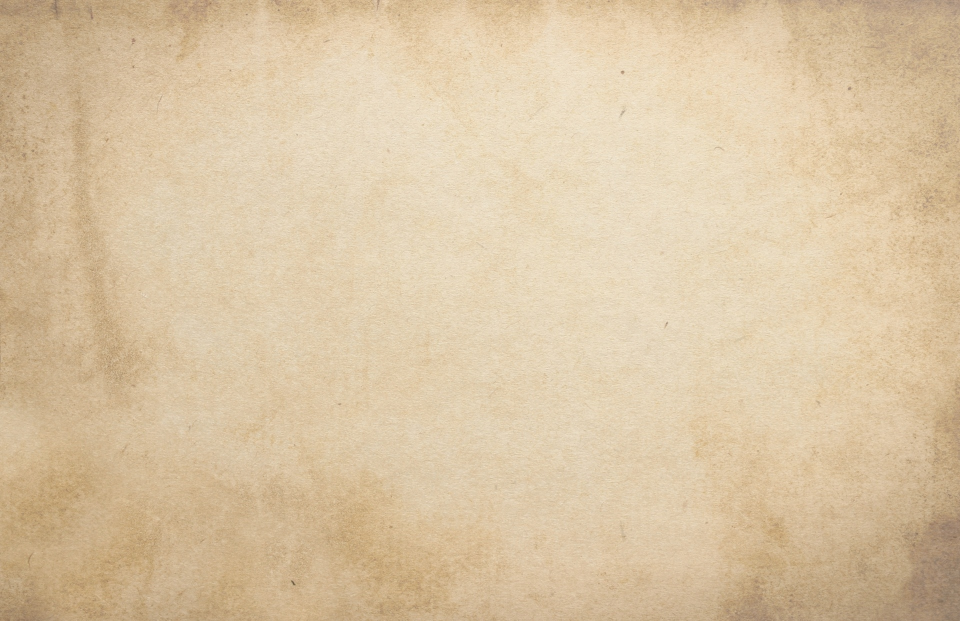
#> input picture assets/ui/paper/source/parchment.jpg, 1920 x 1242 px (shown at 1/2 size)
$ python prepare-ui-assets.py
#> lines starting #> are read from the running program, lines starting #| are printed output that depends on the picture
"""Derive the diary skin from CC0 source art. Run with Pillow installed.
See assets/ui/SOURCES.md for authors, URLs and the source-to-output mapping.
"""
from pathlib import Path
from PIL import Image, ImageOps, ImageEnhance, ImageFilter, ImageDraw, ImageFont

ROOT = Path(__file__).resolve().parents[1]
OUT = ROOT / 'assets/ui/diary'
OUT.mkdir(parents=True, exist_ok=True)

paper = Image.open(ROOT / 'assets/ui/paper/source/parchment.jpg').convert('RGB')
#> paper is the input picture: PIL image 1920x1242 RGB; mean R, G, B 218.1, 196.5, 163.7
paper = ImageOps.fit(paper, (1024, 768))
#> paper: PIL image 1024x768 RGB
paper = Image.blend(paper, ImageOps.colorize(ImageOps.grayscale(paper), '#a18b70', '#f2e8ce'), .55)
paper.save(OUT / 'paper.jpg', quality=91)

original = Image.open(ROOT / 'assets/ui/yd/source/quest-clean.png').convert('RGBA')
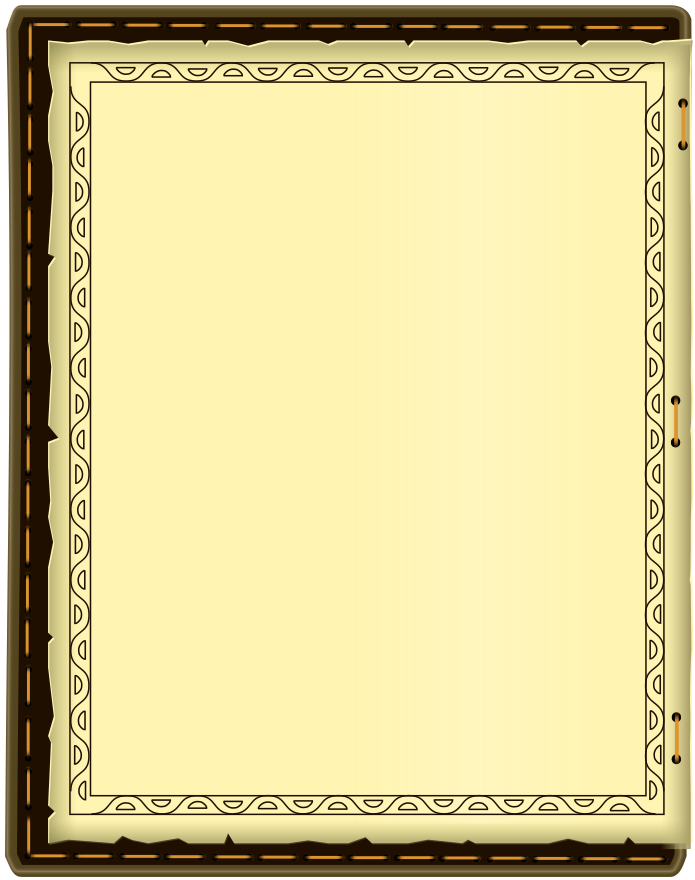
#> input picture assets/ui/yd/source/quest-clean.png, 695 x 880 px
#> original is the input picture: PIL image 695x880 RGBA; mean R, G, B, A 215.1, 203.6, 146.7, 248.6
leather = Image.open(ROOT / 'assets/ui/yd/source/leather-clean.png').convert('RGBA')
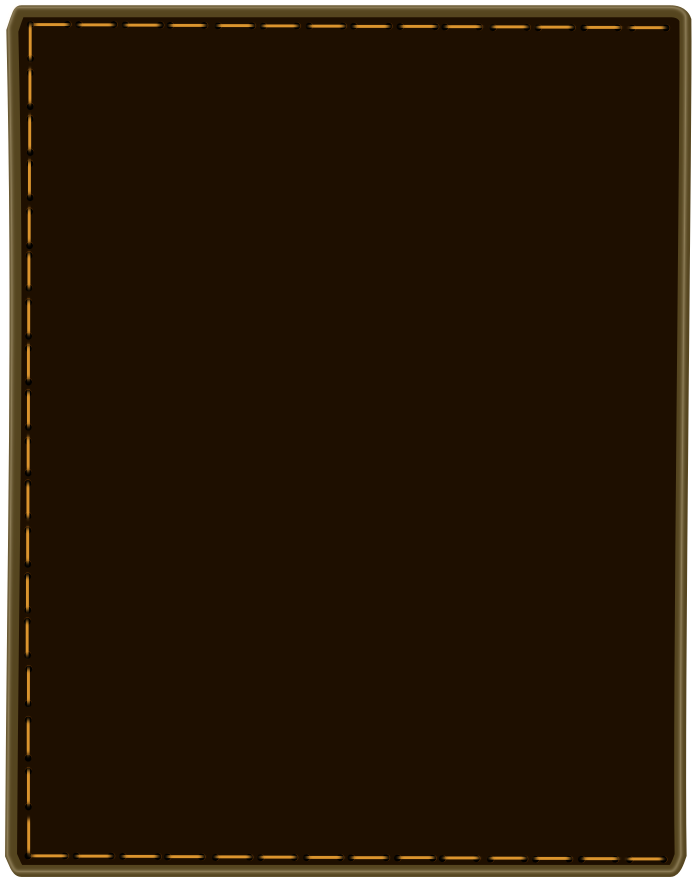
#> input picture assets/ui/yd/source/leather-clean.png, 695 x 880 px
#> leather is the input picture: PIL image 695x880 RGBA; mean R, G, B, A 36.5, 21.4, 4.5, 247.3

def tinted(image, low, high):
#> called with low = '#483b30', high = '#e4d7b7'
    image = image.convert('RGBA')
    result = ImageOps.colorize(ImageOps.grayscale(image), low, high).convert('RGBA')
    result.putalpha(image.getchannel('A'))
    return result

# The original outside frame and inner curled border are retained. Only the
# empty center is transparent so the photographic paper remains visible.
frame = tinted(original, '#483b30', '#e4d7b7')
ImageDraw.Draw(frame).rectangle((91, 91, 616, 788), fill=(0, 0, 0, 0))
frame.save(OUT / 'frame-paper.png')
ink_frame = tinted(leather, '#111d26', '#c5a979')
ImageDraw.Draw(ink_frame).rectangle((45, 44, 648, 832), fill=(0, 0, 0, 0))
ink_frame.save(OUT / 'frame-ink.png')

# Extract the grain from yd's original presentation, then color it as midnight
# leather. Mirroring four quadrants avoids a visible seam at tile boundaries.
grain = Image.open(ROOT / 'assets/ui/yd/source/gui2-preview.png').convert('RGB').crop((1400, 100, 1656, 356))
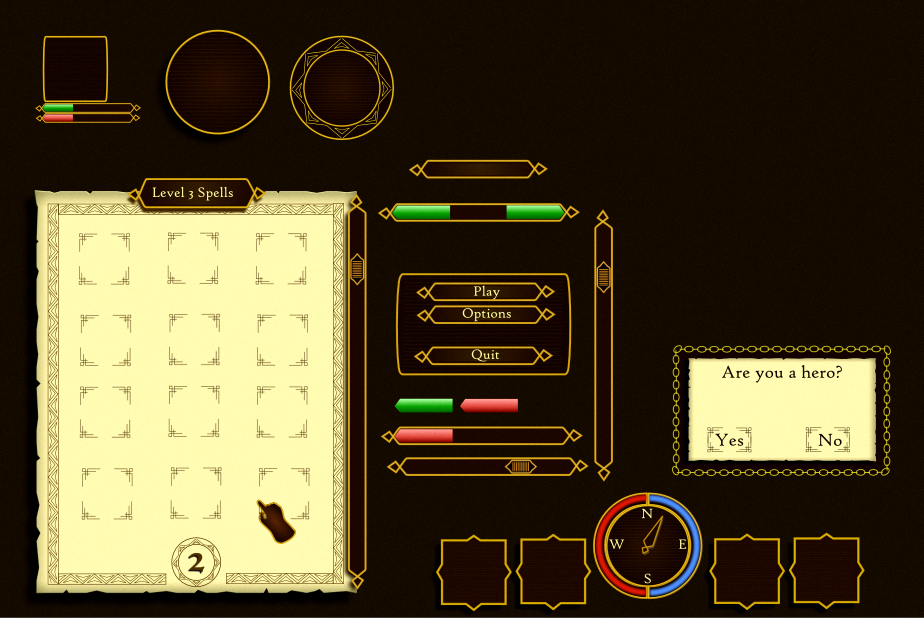
#> input picture assets/ui/yd/source/gui2-preview.png, 1847 x 1237 px (shown at 1/2 size)
grain = ImageOps.autocontrast(ImageOps.grayscale(grain)).convert('RGB')
grain = tinted(grain, '#121e28', '#344650').convert('RGB')
tile = Image.new('RGB', (512, 512))
#> tile: PIL image 512x512 RGB; every value is 0
tile.paste(grain, (0, 0)); tile.paste(ImageOps.mirror(grain), (256, 0))
tile.paste(ImageOps.flip(grain), (0, 256)); tile.paste(ImageOps.flip(ImageOps.mirror(grain)), (256, 256))
tile.save(OUT / 'leather.jpg', quality=92)

# Gold scrolling divider, extracted from the original top ornamental band.
band = original.crop((81, 60, 617, 84))
gray = ImageOps.grayscale(band)
alpha = gray.point(lambda p: max(0, min(255, (185-p)*3)))
ornament = Image.new('RGBA', band.size, '#c5aa79'); ornament.putalpha(alpha)
ornament.save(OUT / 'flourish.png')
dark_ornament = Image.new('RGBA', band.size, '#77644c'); dark_ornament.putalpha(alpha)
dark_ornament.save(OUT / 'flourish-ink.png')

# Small stitched brass frames for portraits and clickable controls.
square = Image.new('RGBA', (200, 200))
#> square: PIL image 200x200 RGBA; every value is 0
for box, dest in [((0,0,100,100),(0,0)), ((595,0,695,100),(100,0)),
                  ((0,780,100,880),(0,100)), ((595,780,695,880),(100,100))]:
    square.alpha_composite(ink_frame.crop(box), dest)
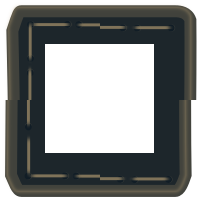
#> square: PIL image 200x200 RGBA; mean R, G, B, A 34.7, 36.7, 34.6, 151.4; transparent parts drawn white
square.save(OUT / 'portrait-frame.png')

# Title illustration uses the project's existing character art, not downloaded
# characters. The worn paper mount is the licensed photographic texture.
scene = Image.new('RGBA', (660, 620))
#> scene: PIL image 660x620 RGBA; every value is 0
mount = ImageOps.fit(paper, (430, 505)).convert('RGBA')
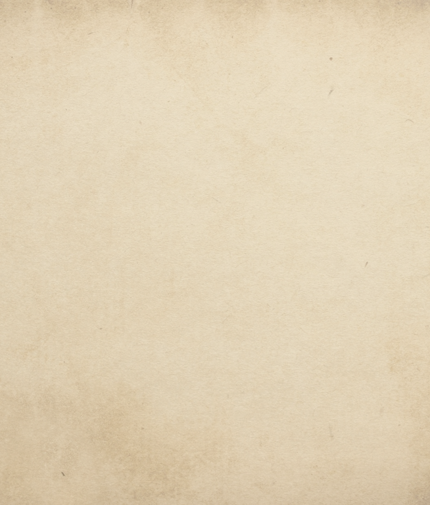
#> mount: PIL image 430x505 RGBA; mean R, G, B, A 224.9, 209.3, 180.9, 255
mask = Image.new('L', mount.size, 0)
#> mask: PIL image 430x505 L; every value is 0
ImageDraw.Draw(mask).rounded_rectangle((0, 0, 429, 504), radius=4, fill=255)
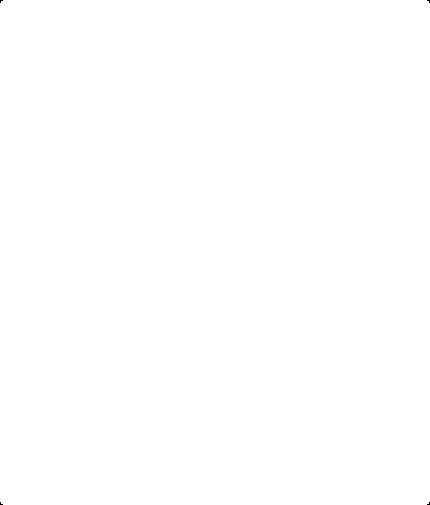
#> mask: PIL image 430x505 L; 100% white; black in thin lines or dots
mount.putalpha(mask)
scene.alpha_composite(mount.rotate(-4, expand=True, resample=Image.Resampling.BICUBIC), (92, 34))
mount2 = ImageOps.fit(paper, (430, 505)).convert('RGBA')
mount2.putalpha(mask)
scene.alpha_composite(mount2.rotate(3, expand=True, resample=Image.Resampling.BICUBIC), (106, 44))
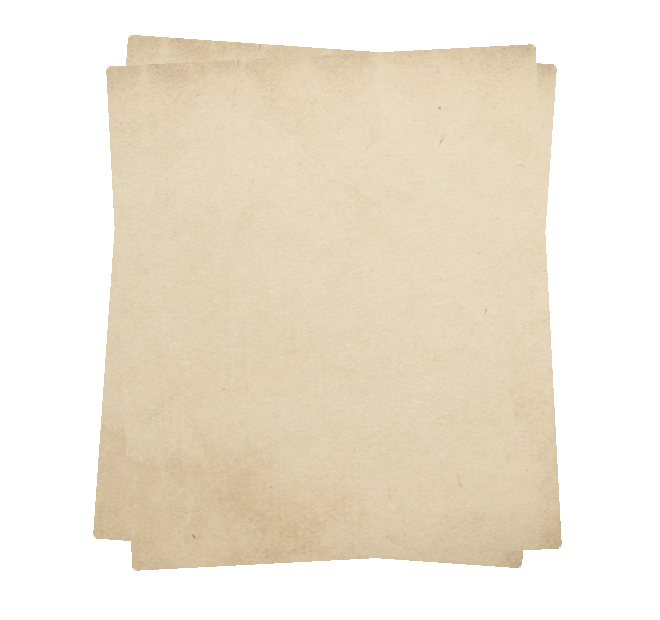
#> scene: PIL image 660x620 RGBA; mean R, G, B, A 125.9, 117, 101, 143.3; transparent parts drawn white
order = [('soyo', 63, 139, 203), ('taki', 416, 127, 207),
         ('anon', 151, 187, 224), ('rana', 332, 189, 222), ('tomori', 245, 214, 242)]
for uid, x, y, height in order:
#> (the run stopped early here; a loop or call above may not have finished)
